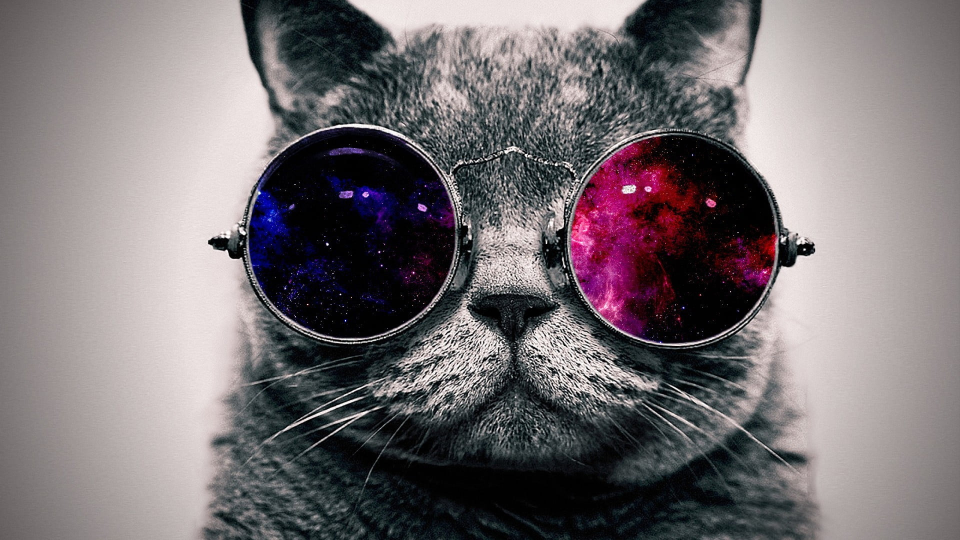
#> input picture images/cats/1.jpg, 1920 x 1080 px, found by its file name (shown at 1/2 size)
$ python rescale.py
#> lines starting #> are read from the running program, lines starting #| are printed output that depends on the picture; pictures that were not available may be replaced by others from this repository, and a replacement may not be noted
import cv2 as cv


# FUNCTION TO CHANGE RESOLUTION OF LIVE VIDEO FEED ONLY
def changeRes(width, height):
    # WORKS FOR LIVE WEBCAM ONLY
    capture.set(3, width)# 3 stands for width
    capture.set(4, height)# 4 stands for height
    #capture.set(10, 50)


# RESCALING FUNCTION
# WORKS FOR VIDEOS, IMAGES, LIVE WEBCAM
def rescsaleFrame(frame, scale=0.4):
    width = int(frame.shape[1] * scale)
    hieght = int(frame.shape[0] * scale)
    dimensions = (width, hieght)

    return cv.resize(frame, dimensions, interpolation=cv.INTER_AREA)# cv.resize function that resizes the image takes in the frame and dimensions.


# READING IMAGES
img = cv.imread("images/cats/1.jpg")
#> img is the input picture: shape (1080, 1920, 3); mean B, G, R 114.4, 111.5, 118
img_resized = rescsaleFrame(img)
#> in rescsaleFrame, `return cv.resize(frame, dimensions, interpolation=cv.INTER_AREA)# cv.r..`:
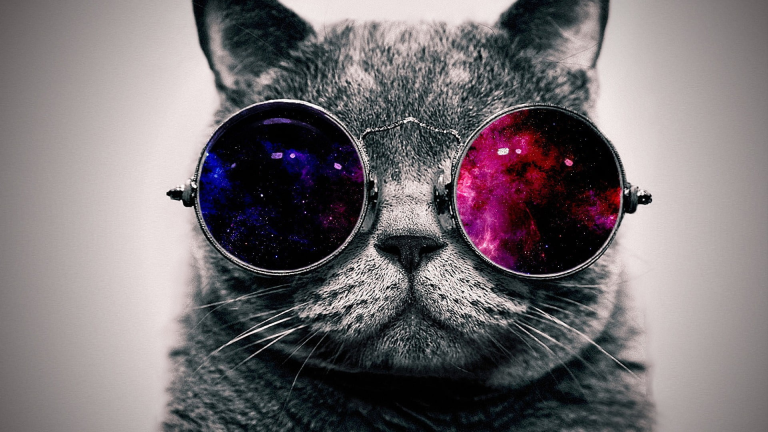
#> returned value: shape (432, 768, 3); mean of channels 0, 1, 2 114.4, 111.5, 118; drawn as B, G, R
# cv.imshow("Pussy", img)
cv.imshow("Pussy", img_resized)

cv.waitKey(0)


# READING VIDEOS
capture = cv.VideoCapture("videos/1.mp4")

while True:
    isTrue, frame = capture.read()
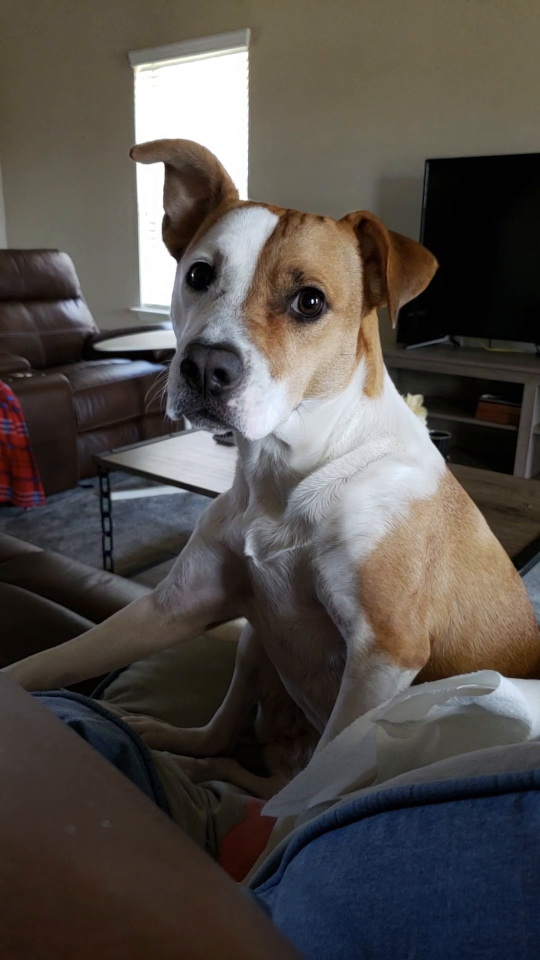
#> input picture frame 4 of videos/4.mp4, 1080 x 1920 px, given in place of 1.mp4, which was not available (shown at 1/2 size)
#> frame is the input picture: shape (1920, 1080, 3); mean B, G, R 73.4, 77.5, 82.8
    frame_resized = rescsaleFrame(frame)
#> call 2 of rescsaleFrame, with scale = 0.4
#> in rescsaleFrame (call 2), `return cv.resize(frame, dimensions, interpolation=cv.INTER_AREA)# cv.r..`:
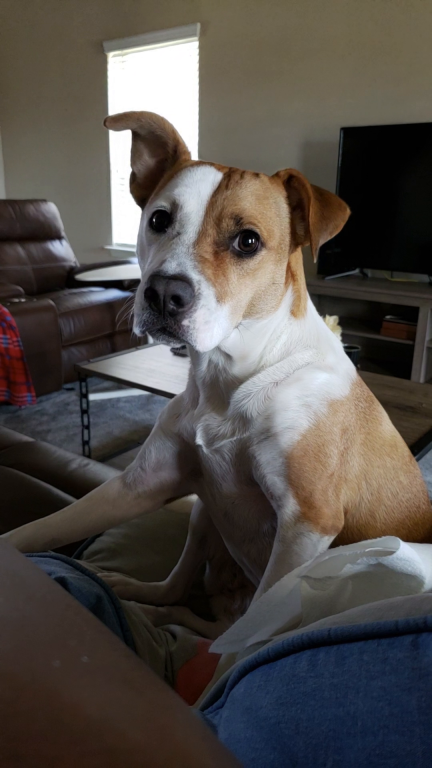
#> returned value: shape (768, 432, 3); mean of channels 0, 1, 2 73.4, 77.5, 82.8; drawn as B, G, R

    cv.imshow("Video", frame)
    cv.imshow("Video Resized", frame_resized)

    if cv.waitKey(20) & 0xFF == ord("d"):# using d as a key to kill the video while playing.
#> (key Esc is pressed here)
        break

capture.release()
cv.destroyAllWindows()


# READING VIDEOS FROM webCAM

capture = cv.VideoCapture(0)


while True:
    isTrue, frame = capture.read()
    changeRes(500,500);
    cv.imshow("webcam", frame)

    if cv.waitKey(20) & 0xFF == ord("d"):
        break

capture.release()
cv.destroyAllWindows()
